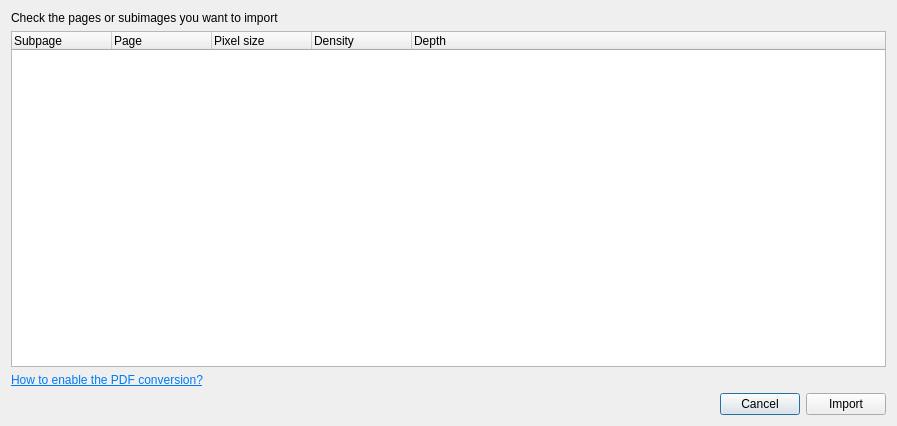
<?xml version="1.0" encoding="UTF-8"?>
<ui version="4.0">
 <class>DialogMultipageEditor</class>
 <widget class="QDialog" name="DialogMultipageEditor">
  <property name="geometry">
   <rect>
    <x>0</x>
    <y>0</y>
    <width>897</width>
    <height>426</height>
   </rect>
  </property>
  <property name="windowTitle">
   <string>Import multipage document</string>
  </property>
  <layout class="QVBoxLayout" name="verticalLayout">
   <item>
    <widget class="QLabel" name="label">
     <property name="text">
      <string>Check the pages or subimages you want to import</string>
     </property>
    </widget>
   </item>
   <item>
    <widget class="QTreeWidget" name="treeWidget">
     <property name="selectionMode">
      <enum>QAbstractItemView::ExtendedSelection</enum>
     </property>
     <property name="rootIsDecorated">
      <bool>false</bool>
     </property>
     <attribute name="headerVisible">
      <bool>true</bool>
     </attribute>
     <column>
      <property name="text">
       <string notr="true">Subpage</string>
      </property>
     </column>
     <column>
      <property name="text">
       <string>Page</string>
      </property>
     </column>
     <column>
      <property name="text">
       <string>Pixel size</string>
      </property>
     </column>
     <column>
      <property name="text">
       <string>Density</string>
      </property>
     </column>
     <column>
      <property name="text">
       <string>Depth</string>
      </property>
     </column>
    </widget>
   </item>
   <item>
    <widget class="QLabel" name="labelHelpPDF">
     <property name="text">
      <string>&lt;html&gt;&lt;head/&gt;&lt;body&gt;&lt;p&gt;&lt;a href=&quot;https://converseen.o9ll.com/converseen-can-convert-pdf-as-image-files/&quot;&gt;&lt;span style=&quot; text-decoration: underline; color:#007af4;&quot;&gt;How to enable the PDF conversion?&lt;/span&gt;&lt;/a&gt;&lt;/p&gt;&lt;/body&gt;&lt;/html&gt;</string>
     </property>
     <property name="openExternalLinks">
      <bool>true</bool>
     </property>
     <property name="textInteractionFlags">
      <set>Qt::TextBrowserInteraction</set>
     </property>
    </widget>
   </item>
   <item>
    <layout class="QHBoxLayout" name="horizontalLayout">
     <item>
      <spacer name="horizontalSpacer">
       <property name="orientation">
        <enum>Qt::Horizontal</enum>
       </property>
       <property name="sizeHint" stdset="0">
        <size>
         <width>40</width>
         <height>20</height>
        </size>
       </property>
      </spacer>
     </item>
     <item>
      <widget class="QPushButton" name="pushCancel">
       <property name="text">
        <string>Cancel</string>
       </property>
       <property name="icon">
        <iconset resource="../resources.qrc">
         <normaloff>:/Images/res/cancel.png</normaloff>:/Images/res/cancel.png</iconset>
       </property>
      </widget>
     </item>
     <item>
      <widget class="QPushButton" name="pushOk">
       <property name="text">
        <string>Import</string>
       </property>
       <property name="icon">
        <iconset resource="../resources.qrc">
         <normaloff>:/Images/res/apply.png</normaloff>:/Images/res/apply.png</iconset>
       </property>
      </widget>
     </item>
    </layout>
   </item>
  </layout>
  <action name="actionCheck">
   <property name="icon">
    <iconset resource="../resources.qrc">
     <normaloff>:/Images/res/apply.png</normaloff>:/Images/res/apply.png</iconset>
   </property>
   <property name="text">
    <string>Check</string>
   </property>
  </action>
  <action name="actionCheckAll">
   <property name="icon">
    <iconset resource="../resources.qrc">
     <normaloff>:/Images/res/apply.png</normaloff>:/Images/res/apply.png</iconset>
   </property>
   <property name="text">
    <string>Check all</string>
   </property>
  </action>
  <action name="actionUncheck">
   <property name="icon">
    <iconset resource="../resources.qrc">
     <normaloff>:/Images/res/adept_purge.png</normaloff>:/Images/res/adept_purge.png</iconset>
   </property>
   <property name="text">
    <string>Uncheck</string>
   </property>
  </action>
  <action name="actionUncheckAll">
   <property name="icon">
    <iconset resource="../resources.qrc">
     <normaloff>:/Images/res/adept_purge.png</normaloff>:/Images/res/adept_purge.png</iconset>
   </property>
   <property name="text">
    <string>Uncheck all</string>
   </property>
  </action>
  <action name="actionHelp">
   <property name="icon">
    <iconset resource="../resources.qrc">
     <normaloff>:/Images/res/help.png</normaloff>:/Images/res/help.png</iconset>
   </property>
   <property name="text">
    <string>Help</string>
   </property>
   <property name="toolTip">
    <string>Open online help</string>
   </property>
   <property name="shortcut">
    <string>F1</string>
   </property>
   <property name="menuRole">
    <enum>QAction::NoRole</enum>
   </property>
  </action>
 </widget>
 <resources>
  <include location="../resources.qrc"/>
 </resources>
 <connections/>
</ui>
